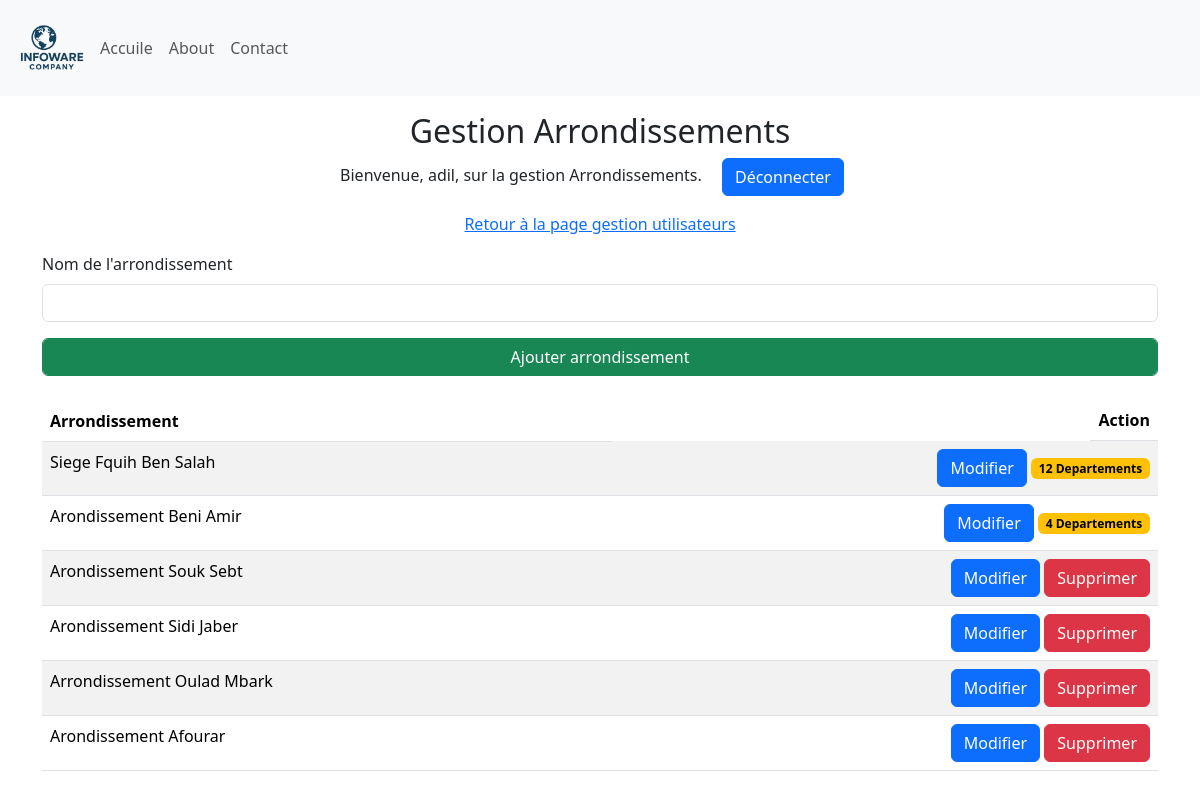
The app's page /manage_Arrondissements (signed in) with its own data.
### Site/models.py (models this page shows, shortened)
class Arondissement(db.Model):
    id = db.Column(db.Integer, primary_key=True)
    arondissement = db.Column(db.String(25), unique=True, nullable=False)
    departement = db.relationship('Departement', backref='Departement', lazy=True)

### Site/dashbord/arrondissement.py (the view, shortened to what this page needs)
@arrondissement.route('/manage_Arrondissements', methods=['GET', 'POST'])
def manage_Arrondissements():
    if 'user' not in session:
        return redirect(url_for('admin.admin'))
    arrondissements = Arondissement.query.all()
    return render_template('manage_Arrondissements.html', name=session['user'], arrondissements=arrondissements)

### Site/templates/manage_Arrondissements.html (shortened to what this page needs)
{% extends 'base.html' %}
{% block body %}
<div class="container-fluid">
    <div class="row">
        <div class="col-12  my-3">
            <div class="text-center">
                <h2>Gestion Arrondissements </h2>
                <p>Bienvenue, {{ name }}, sur la gestion Arrondissements. <a class="mx-3 btn btn-primary" href="{{ url_for('admin.logout') }}"">Déconnecter</a></p>
                <p><a href="{{ url_for('dashbord.manage_users') }}">Retour à la page gestion utilisateurs</a> </p>
            </div>
            <div class="container">
                <form method="POST">
                    <div class="mb-3">
                        <label for="arrondissementName" class="form-label">Nom de l'arrondissement</label>
                        <input type="text" class="form-control" id="arrondissementName" name="arrondissementName" required>
                    </div>
                    <button type="submit" class="form-control btn btn-success">Ajouter arrondissement</button>
                </form>
                <table class="table table-striped mt-4 ">
                    <thead>
                        <tr>
                          <th scope="col">Arrondissement</th>
                          <th class="float-end" scope="col">Action</th>
                        </tr>
                      </thead>
                      <tbody>
                        {% for arrondissement in arrondissements %}
                        <tr>
                          <td>{{ arrondissement.arondissement }}</td>
                          <td>
                            <div class="btn-group float-end" role="group" aria-label="Basic example">
                                <form method="POST" action="{{ url_for('arrondissement.delete_arrondissement', arrondissement_id=arrondissement.id) }}" onsubmit="return confirm('Êtes-vous sûr de vouloir supprimer cet arrondissement ?');">
                                    <a href="{{ url_for('arrondissement.update_arrondissement', arrondissement_id=arrondissement.id) }}" class="btn btn-primary">Modifier</a>
                                    {% if arrondissement.departement | length == 0 %}
                                        <button type="submit" class="btn btn-danger">Supprimer</button>
                                    {% else %}
                                        <span class="badge text-bg-warning"> {{ arrondissement.departement | length }} Departements</span>
                                    {% endif %}
                                </form>
                            </div>
                          </td>
                        </tr>
                        {% endfor %}
                </table>
            </div>
        </div>
    </div>
</div>
{% endblock %}

### Site/static/style.css (style rules this page uses)
* { margin: 0; padding: 0; box-sizing: border-box; }
:root { --primary-color: #0056b3; --secondary-color: #f8f9fa; --text-color: #333; --highlight-color: #007bff; }
body { font-family: 'Segoe UI', Tahoma, Geneva, Verdana, sans-serif; }

### records on screen
Arondissement: arondissement "Siege Fquih Ben Salah", departement|length "12"
Arondissement: arondissement "Arondissement Beni Amir", departement|length "4"
Arondissement: arondissement "Arondissement Souk Sebt", shows "Supprimer"
Arondissement: arondissement "Arondissement Sidi Jaber", shows "Supprimer"
Arondissement: arondissement "Arrondissement Oulad Mbark", shows "Supprimer"
Arondissement: arondissement "Arondissement Afourar", shows "Supprimer"

### other values on screen
{{ name }} "adil"
